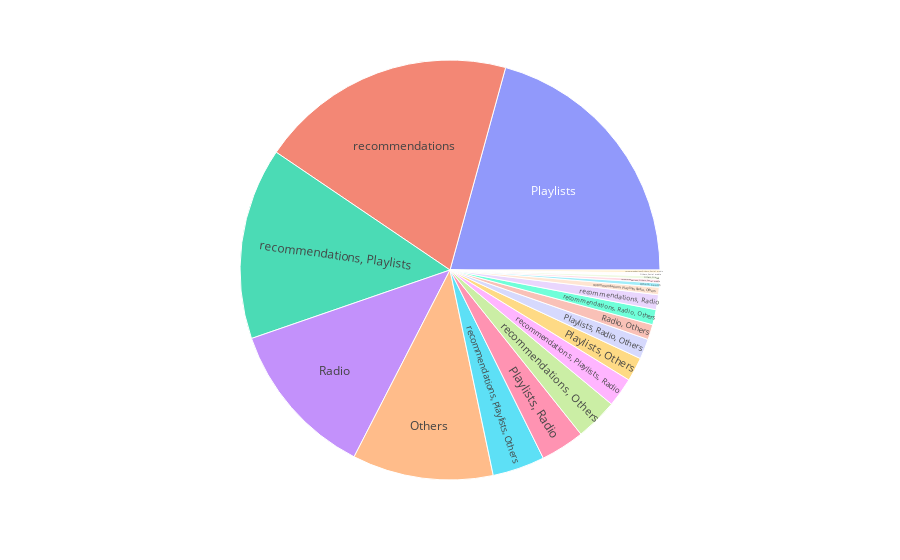

Source (notebook cell):
### Code cell
fig = px.sunburst(device, path=['music_expl_method'], values='index')
fig.show()

### Figure 1 — Plotly figure (JSON) as saved in the notebook; plotly's stock layout.template omitted (floating-point values rounded to 4 significant figures)
{"data": [{"branchvalues": "total", "domain": {"x": [0, 1], "y": [0, 1]}, "hovertemplate": "labels=%{label}<br>index=%{value}<br>parent=%{parent}<br>id=%{id}<extra></extra>", "ids": ["Others", "Others, Friends", "Others, Search", "Others, Social media", "Playlists", "Playlists, Others", "Playlists, Radio", "Playlists, Radio, Others", "Radio", "Radio, Others", "recommendations", "recommendations, Others", "recommendations, Others, Social media", "recommendations, Playlists", "recommendations, Playlists, Others", "recommendations, Playlists, Radio", "recommendations, Playlists, Radio, Others", "recommendations, Radio", "recommendations, Radio, Others", "recommendations,Others, Social media"], "labels": ["Others", "Others, Friends", "Others, Search", "Others, Social media", "Playlists", "Playlists, Others", "Playlists, Radio", "Playlists, Radio, Others", "Radio", "Radio, Others", "recommendations", "recommendations, Others", "recommendations, Others, Social media", "recommendations, Playlists", "recommendations, Playlists, Others", "recommendations, Playlists, Radio", "recommendations, Playlists, Radio, Others", "recommendations, Radio", "recommendations, Radio, Others", "recommendations,Others, Social media"], "name": "", "parents": ["", "", "", "", "", "", "", "", "", "", "", "", "", "", "", "", "", "", "", ""], "type": "sunburst", "values": [14648, 354, 430, 321, 27974, 2486, 4575, 2103, 16411, 1583, 26704, 4387, 360, 19926, 5429, 3050, 777, 1546, 1573, 303]}], "layout": {"legend": {"tracegroupgap": 0}, "margin": {"t": 60}}}
